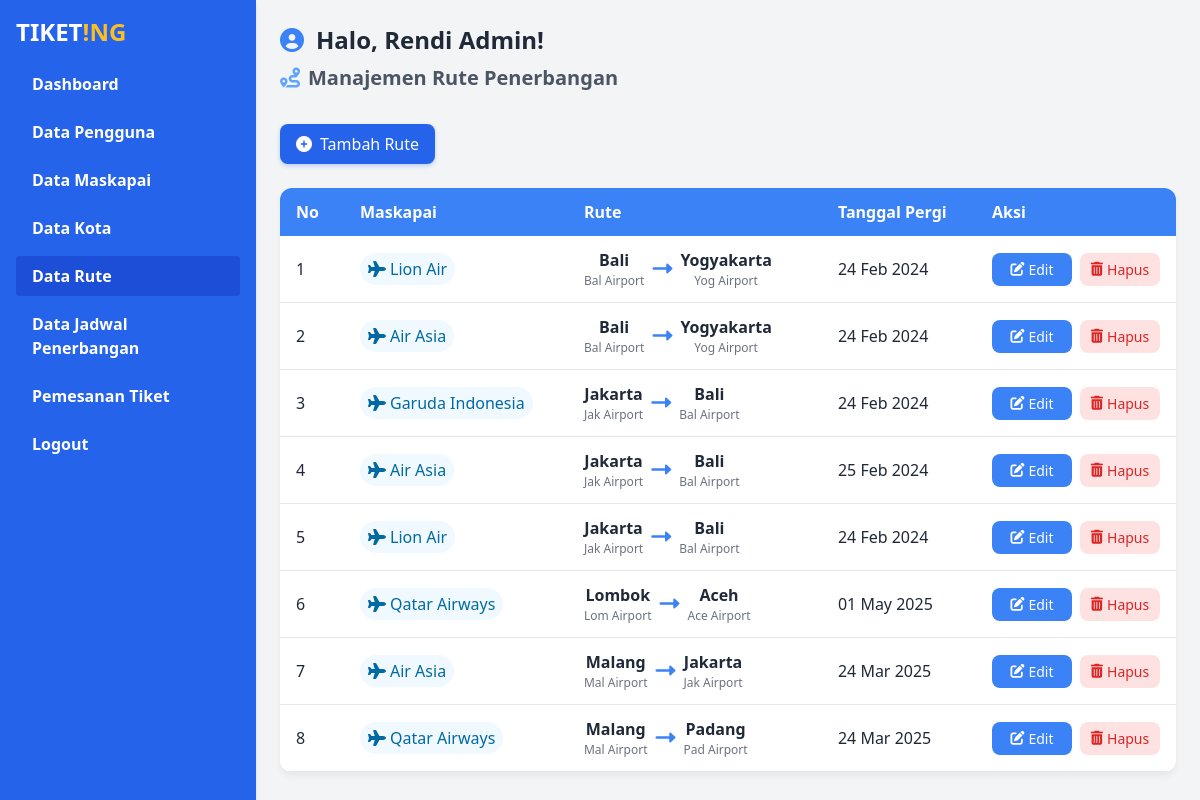
The app's page /admin/rute/index.php (signed in) with its own data.
### tables this page shows
CREATE TABLE `rute` (
  `id_rute` int NOT NULL,
  `id_maskapai` int NOT NULL,
  `rute_asal` varchar(100) NOT NULL,
  `rute_tujuan` varchar(100) NOT NULL,
  `tanggal_pergi` date NOT NULL
);

CREATE TABLE `maskapai` (
  `id_maskapai` int NOT NULL,
  `logo_maskapai` text,
  `nama_maskapai` varchar(50) NOT NULL,
  `kapasitas` int NOT NULL
);

### admin/rute/functions.php (called while the page is built, shortened)
<?php
require '../../koneksi.php';
function query($query){
    global $conn;
    $rows = [];
    $result = mysqli_query($conn, $query);
    while($row = mysqli_fetch_assoc($result)){
        $rows[] = $row;
    }
    return $rows;
}

### admin/rute/index.php (the view, shortened to what this page needs)
<?php
require 'functions.php';
$rute = query("SELECT * FROM rute INNER JOIN maskapai ON maskapai.id_maskapai = rute.id_maskapai ORDER BY rute_asal");
?>
<!DOCTYPE html>
<html lang="en">
<head>
    <link href="https://cdn.jsdelivr.net/npm/tailwindcss@2.2.19/dist/tailwind.min.css" rel="stylesheet">
    <link href="https://cdnjs.cloudflare.com/ajax/libs/font-awesome/6.0.0-beta3/css/all.min.css" rel="stylesheet">
</head>
<body class="flex">
    <?php require '../../layouts/sidebar.php'; ?>
    <div class="flex-1 p-6 animate-slide">
        <div class="mb-8">
            <h1 class="text-2xl font-bold text-gray-800 flex items-center">
                <i class="fas fa-user-circle mr-3 text-blue-500"></i>
                Halo, <?= $_SESSION["nama_lengkap"]; ?>!
            </h1>
            <h2 class="text-xl font-semibold text-gray-600 mt-2 flex items-center">
                <i class="fas fa-route mr-2 text-blue-400"></i>
                Manajemen Rute Penerbangan
            </h2>
        </div>
        <div class="flex justify-between items-center mb-6">
            <a href="tambah.php" class="add-btn inline-flex items-center bg-blue-600 text-white px-4 py-2 rounded-lg">
                <i class="fas fa-plus-circle mr-2"></i>
                Tambah Rute
            </a>
        </div>
        <div class="table-container animate-fade">
            <table class="min-w-full">
                <thead>
                    <tr class="table-header">
                        <th class="w-16">No</th>
                        <th>Maskapai</th>
                        <th>Rute</th>
                        <th>Tanggal Pergi</th>
                        <th class="w-40">Aksi</th>
                    </tr>
                </thead>
                <tbody>
                    <?php $no = 1; ?>
                    <?php foreach ($rute as $data) : ?>
                    <tr class="table-row">
                        <td><?= $no; ?></td>
                        <td>
                            <div class="airline-badge">
                                <i class="fas fa-plane"></i>
                                <?= $data["nama_maskapai"]; ?>
                            </div>
                        </td>
                        <td>
                            <div class="route-visual">
                                <div class="route-point">
                                    <span class="city"><?= $data["rute_asal"]; ?></span>
                                    <span class="airport"><?= substr($data["rute_asal"], 0, 3); ?> Airport</span>
                                </div>
                                <div class="route-arrow">
                                    <i class="fas fa-long-arrow-alt-right"></i>
                                </div>
                                <div class="route-point">
                                    <span class="city"><?= $data["rute_tujuan"]; ?></span>
                                    <span class="airport"><?= substr($data["rute_tujuan"], 0, 3); ?> Airport</span>
                                </div>
                            </div>
                        </td>
                        <td>
                            <?= date('d M Y', strtotime($data["tanggal_pergi"])); ?>
                        </td>
                        <td>
                            <div class="action-container">
                                <a href="edit.php?id=<?= $data["id_rute"]; ?>"
                                   class="action-btn bg-blue-500 text-white rounded-lg inline-flex items-center justify-center">
                                    <i class="fas fa-edit mr-1"></i>
                                    Edit
                                </a>
                                <a href="hapus.php?id=<?= $data["id_rute"]; ?>"
                                   class="action-btn bg-red-100 text-red-600 rounded-lg inline-flex items-center justify-center"
                                   onClick="return confirmDelete()">
                                    <i class="fas fa-trash-alt mr-1"></i>
                                    Hapus
                                </a>
                            </div>
                        </td>
                    </tr>
                    <?php $no++; ?>
                    <?php endforeach; ?>
                </tbody>
            </table>
        </div>
    </div>
</body>
</html>

### admin/rute/index.php (style rules this page uses)
:root { --primary: #3b82f6; --primary-light: #eff6ff; --dark: #1f2937; --light: #f9fafb; --gray: #6b7280; }
body { background-color: #f3f4f6; color: var(--dark); }
.animate-fade { animation: fadeIn 0.5s ease-out forwards; }
.animate-slide { animation: slideIn 0.6s ease-out forwards; }
.table-container { background: white; border-radius: 12px; overflow: hidden; box-shadow: 0 4px 6px rgba(0, 0, 0, 0.05); }
.table-header { background-color: var(--primary); color: white; }
.table-header th { padding: 12px 16px; font-weight: 600; text-align: left; }
.table-row { transition: all 0.2s ease; border-bottom: 1px solid #e5e7eb; }
.table-row td { padding: 12px 16px; vertical-align: middle; }
.route-visual { display: flex; align-items: center; gap: 8px; min-width: 200px; }
.route-point { display: flex; flex-direction: column; align-items: center; }
.route-point .city { font-weight: 600; color: var(--dark); }
.route-point .airport { font-size: 0.75rem; color: var(--gray); }
.route-arrow { display: flex; flex-direction: column; align-items: center; color: var(--primary); }
.route-arrow i { font-size: 1.25rem; margin: 4px 0; }
.action-container { display: flex; gap: 8px; justify-content: flex-end; }
.action-btn { transition: all 0.2s ease; min-width: 80px; text-align: center; padding: 6px 8px; font-size: 14px; }
.add-btn { transition: all 0.3s ease; box-shadow: 0 2px 4px rgba(59, 130, 246, 0.3); }
.airline-badge { display: inline-flex; align-items: center; padding: 4px 8px; border-radius: 9999px; background-color: #f0f9ff; color: #0369a1; }
.airline-badge i { margin-right: 4px; }

### records on screen
rute: id_maskapai.nama_maskapai "Lion Air", rute_asal "Bali", rute_asal "Bal", rute_tujuan "Yogyakarta", rute_tujuan "Yog", tanggal_pergi "24 Feb 2024"
rute: id_maskapai.nama_maskapai "Air Asia", rute_asal "Bali", rute_asal "Bal", rute_tujuan "Yogyakarta", rute_tujuan "Yog", tanggal_pergi "24 Feb 2024"
rute: id_maskapai.nama_maskapai "Garuda Indonesia", rute_asal "Jakarta", rute_asal "Jak", rute_tujuan "Bali", rute_tujuan "Bal", tanggal_pergi "24 Feb 2024"
rute: id_maskapai.nama_maskapai "Air Asia", rute_asal "Jakarta", rute_asal "Jak", rute_tujuan "Bali", rute_tujuan "Bal", tanggal_pergi "25 Feb 2024"
rute: id_maskapai.nama_maskapai "Lion Air", rute_asal "Jakarta", rute_asal "Jak", rute_tujuan "Bali", rute_tujuan "Bal", tanggal_pergi "24 Feb 2024"
rute: id_maskapai.nama_maskapai "Qatar Airways", rute_asal "Lombok", rute_asal "Lom", rute_tujuan "Aceh", rute_tujuan "Ace", tanggal_pergi "01 May 2025"
rute: id_maskapai.nama_maskapai "Air Asia", rute_asal "Malang", rute_asal "Mal", rute_tujuan "Jakarta", rute_tujuan "Jak", tanggal_pergi "24 Mar 2025"
rute: id_maskapai.nama_maskapai "Qatar Airways", rute_asal "Malang", rute_asal "Mal", rute_tujuan "Padang", rute_tujuan "Pad", tanggal_pergi "24 Mar 2025"

### other values on screen
$_SESSION["nama_lengkap"] "Rendi Admin"
